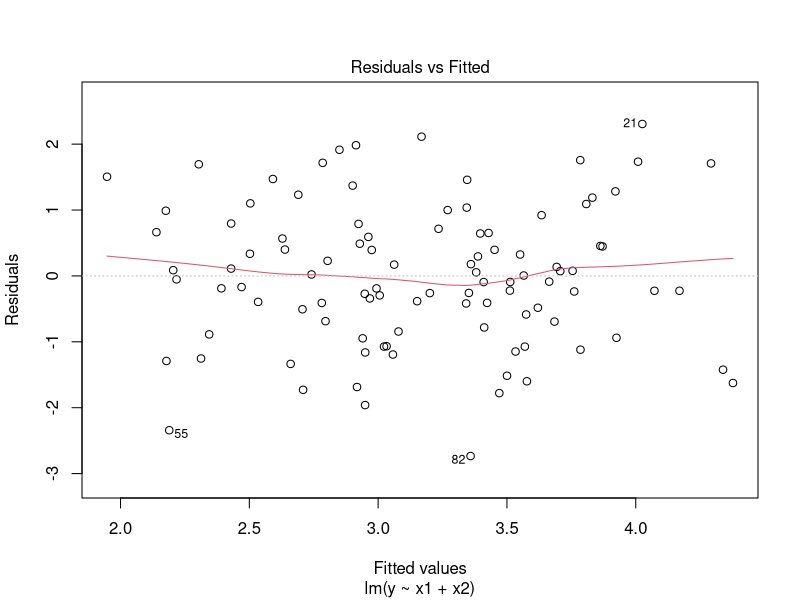
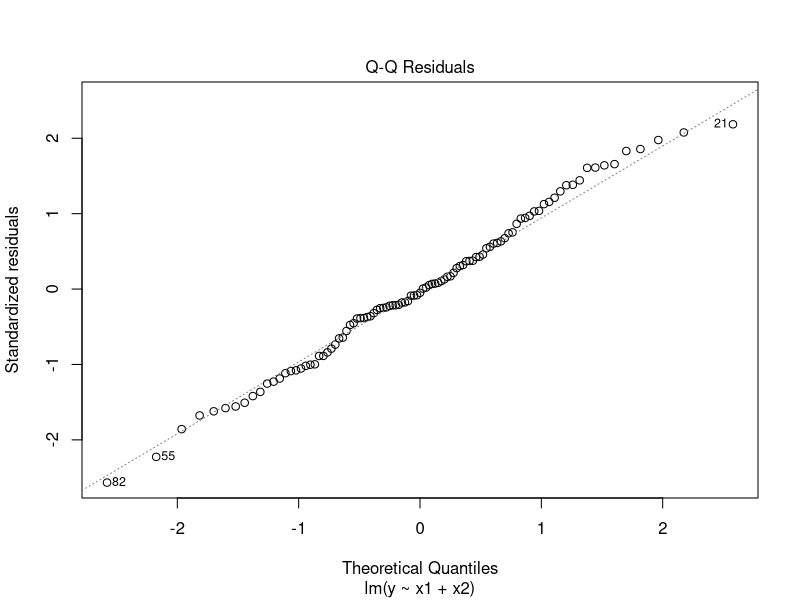
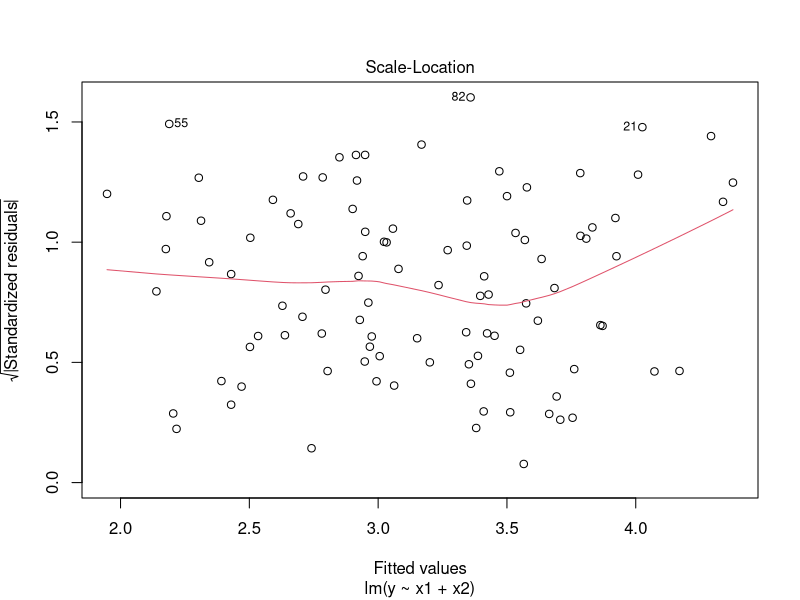
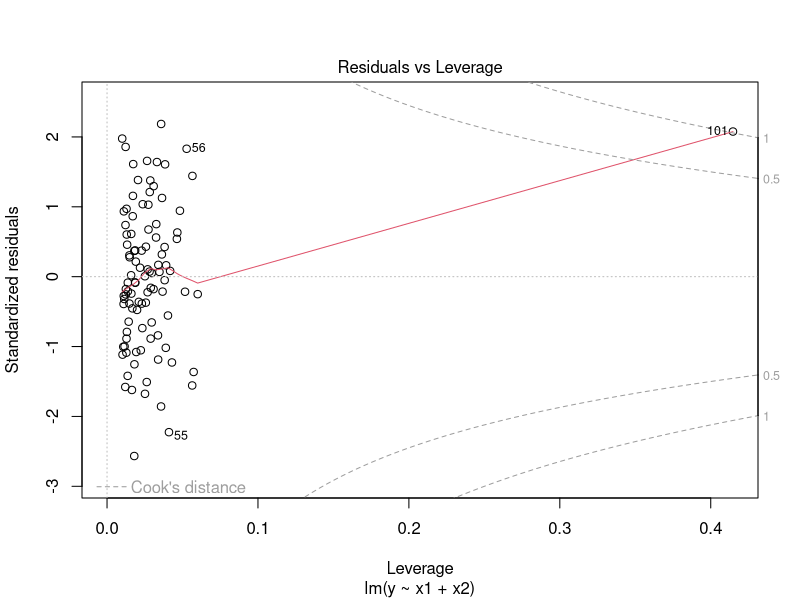

Here is the R script that generated these plots, in order:
set.seed(1)
x1 = runif(100)
x2 = 0.5 * x1 + rnorm(100) / 10
y = 2 + 2 * x1 + 0.3 * x2 + rnorm(100)

#from above the regression coeffs are 2,2,0.3

#check out relationship between x1 and x2
#plot(x1,x2)

#use least squares regression to fit this

lm.fit = lm(y~x1+x2)

#now try using only x1

lm.fit2 = lm(y~x1)

#now try x2

lm.fit3 = lm(y~x2)

#with more observations
x1 = c(x1,0.1)
x2 = c(x2,0.8)
y = c(y,6)

#now refit the models
lm.fit4 = lm(y~x1+x2)

lm.fit5 = lm(y~x1)


lm.fit6 = lm(y~x2)

plot(lm.fit4)
